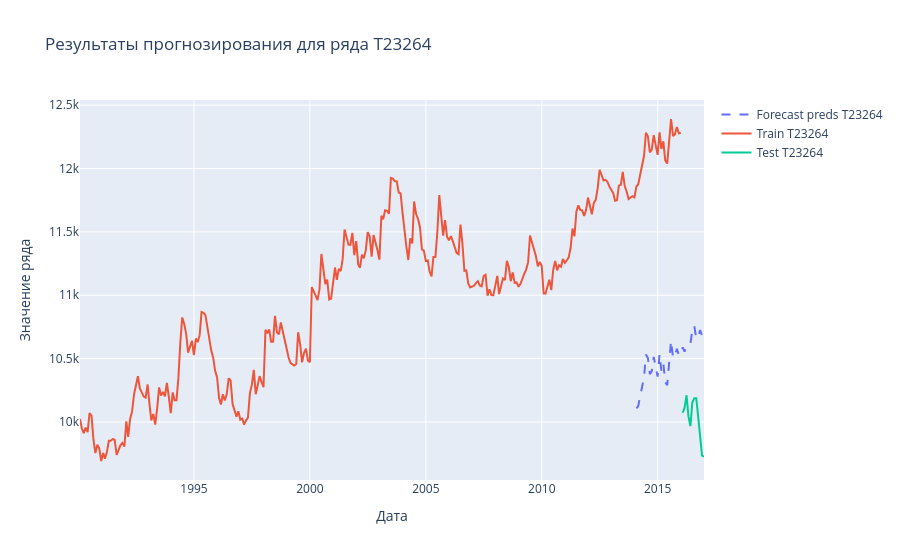
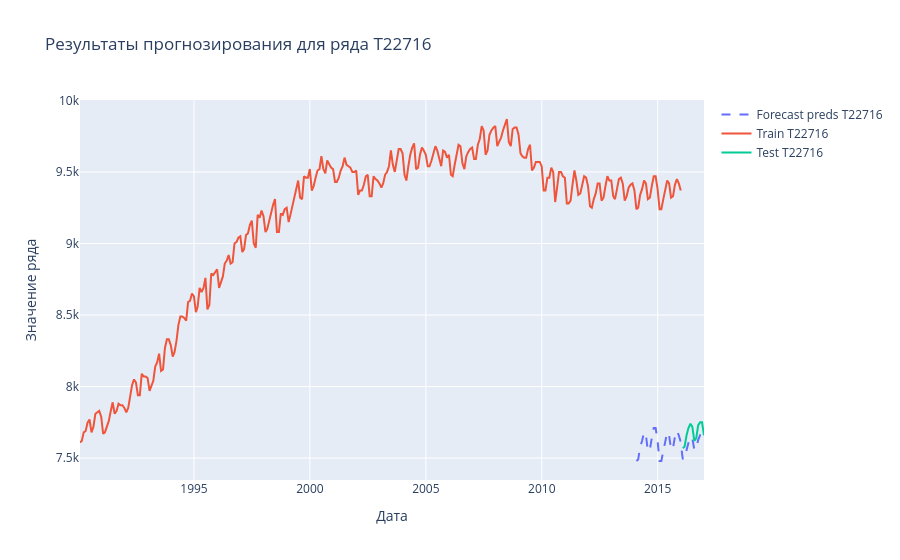
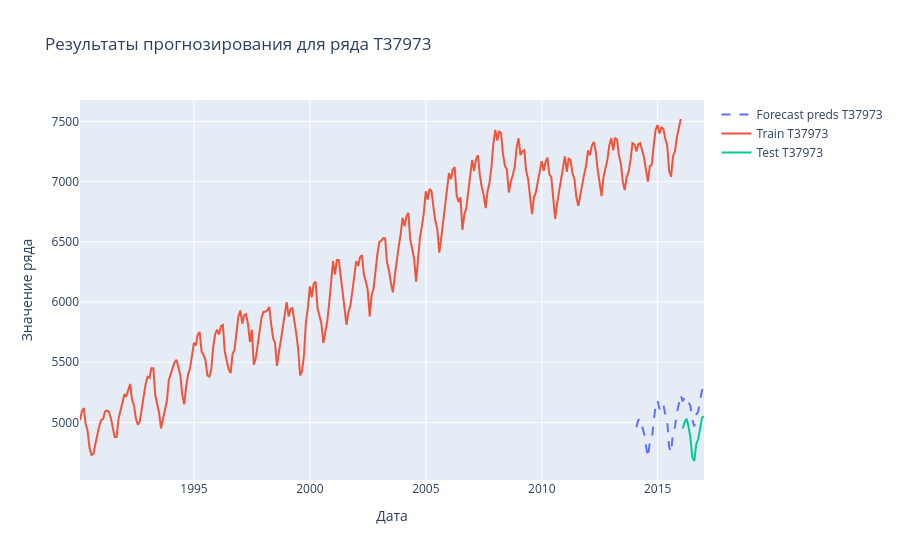

The notebook cell these images were saved under, in order:
### Markdown cell above
### 5. Get global results

### Code cell
global_res = get_global_metrics(train_df, val_df, test_df, config, plot=True, params=params)
